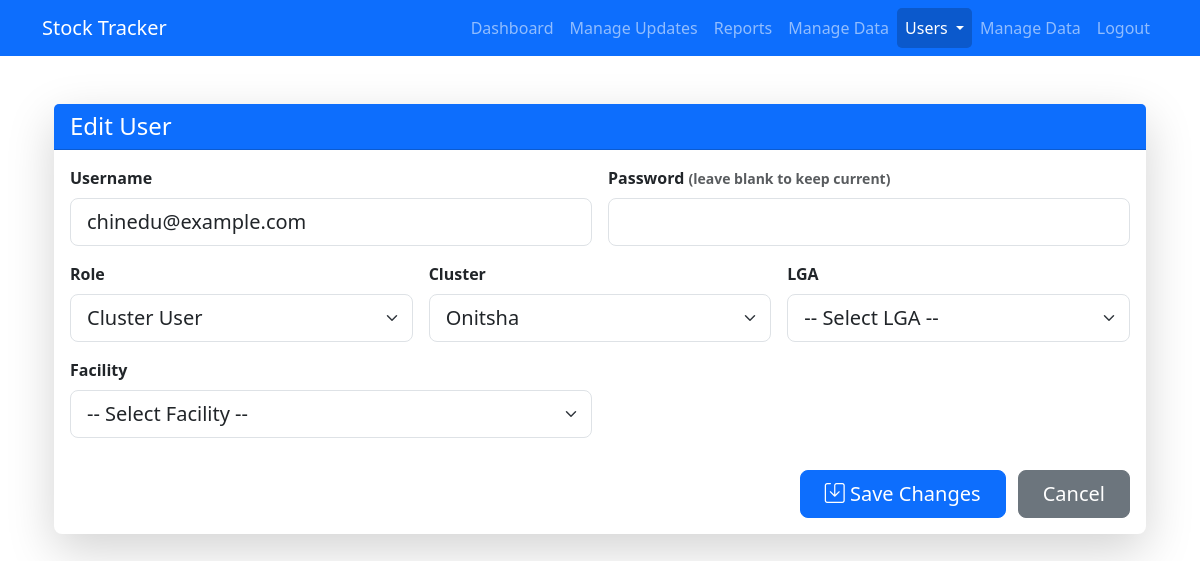
/auth/users/edit/2 (signed in), run on an earlier commit of the app's database.
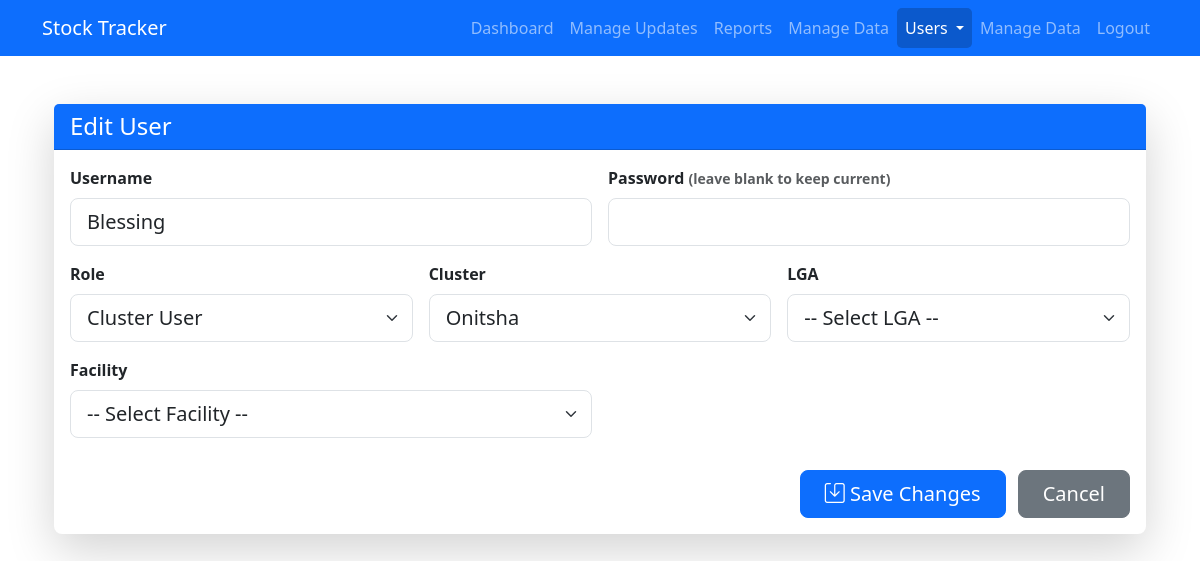
And on a later commit of the database.
### models.py (models this page shows, shortened)
class User(db.Model, UserMixin):
    id = db.Column(db.Integer, primary_key=True)
    username = db.Column(db.String(64), unique=True, nullable=False)
    password_hash = db.Column(db.String(128), nullable=False)
    role = db.Column(db.String(20), nullable=False, default='facility')
    cluster_id = db.Column(db.Integer, db.ForeignKey('cluster.id'), nullable=True)
    lga_id = db.Column(db.Integer, db.ForeignKey('lga.id'), nullable=True)
    facility_id = db.Column(db.Integer, db.ForeignKey('facility.id'), nullable=True)
    active = db.Column(db.Boolean, default=True)
    cluster = db.relationship('Cluster', backref='users')
    lga = db.relationship('LGA', backref='users')
    facility = db.relationship('Facility', foreign_keys=[facility_id], backref='users')

class Cluster(db.Model):
    id = db.Column(db.Integer, primary_key=True)
    name = db.Column(db.String(100), unique=True, nullable=False)
    lgas = db.relationship('LGA', backref='cluster', lazy=True)

### auth/routes.py (the view, shortened to what this page needs)
@auth_bp.route('/users/edit/<int:user_id>', methods=['GET', 'POST'])
@login_required
def edit_user(user_id):
    if current_user.role != 'super':
        abort(403)
    user = User.query.get_or_404(user_id)
    clusters = Cluster.query.all()
    lgas = LGA.query.all()
    facilities = Facility.query.all()
    return render_template(
        'edit_user.html',
        user=user,
        clusters=clusters,
        lgas=lgas,
        facilities=facilities
    )

### app.py (called while the page is built)
@login_manager.user_loader
def load_user(user_id):
    return User.query.get(int(user_id))

### templates/edit_user.html (shortened to what this page needs)
{% extends "base.html" %}
{% block content %}
<div class="container py-4">
  <div class="card shadow-lg border-0 rounded-3">
    <div class="card-header bg-primary text-white">
      <h4 class="mb-0">Edit User</h4>
    </div>
    <div class="card-body">
      <form method="post" class="row g-3">
        <div class="col-md-6">
          <label class="form-label fw-semibold">Username</label>
          <input type="text" name="username" class="form-control form-control-lg"
                 value="{{ user.username }}" required>
        </div>
        <div class="col-md-6">
          <label class="form-label fw-semibold">Password
            <small class="text-muted">(leave blank to keep current)</small>
          </label>
          <input type="password" name="password" class="form-control form-control-lg">
        </div>
        <div class="col-md-4">
          <label class="form-label fw-semibold">Role</label>
          <select name="role" class="form-select form-select-lg" required>
            <option value="cluster" {% if user.role=='cluster' %}selected{% endif %}>Cluster User</option>
          </select>
        </div>
        <div class="col-md-4">
          <label class="form-label fw-semibold">Cluster</label>
          <select id="clusterSelect" name="cluster_id" class="form-select form-select-lg">
            {% for c in clusters %}
            <option value="{{ c.id }}" {% if user.cluster_id==c.id %}selected{% endif %}>{{ c.name }}</option>
            {% endfor %}
          </select>
        </div>
        <div class="col-md-4">
          <label class="form-label fw-semibold">LGA</label>
          <select id="lgaSelect" name="lga_id" class="form-select form-select-lg">
            <option value="">-- Select LGA --</option>
          </select>
        </div>
        <div class="col-md-6">
          <label class="form-label fw-semibold">Facility</label>
          <select id="facilitySelect" name="facility_id" class="form-select form-select-lg">
            <option value="">-- Select Facility --</option>
          </select>
        </div>
        <div class="col-12 text-end pt-3">
          <button type="submit" class="btn btn-lg btn-primary px-4 me-2">
            <i class="bi bi-save"></i> Save Changes
          </button>
          <a href="{{ url_for('auth.list_users') }}" class="btn btn-lg btn-secondary px-4">
            Cancel
          </a>
        </div>
      </form>
    </div>
  </div>
</div>
{% endblock %}

What changed in the data, as far as the page shows it:
changed User "Cluster User": username "chinedu@example.com" → "Blessing"
